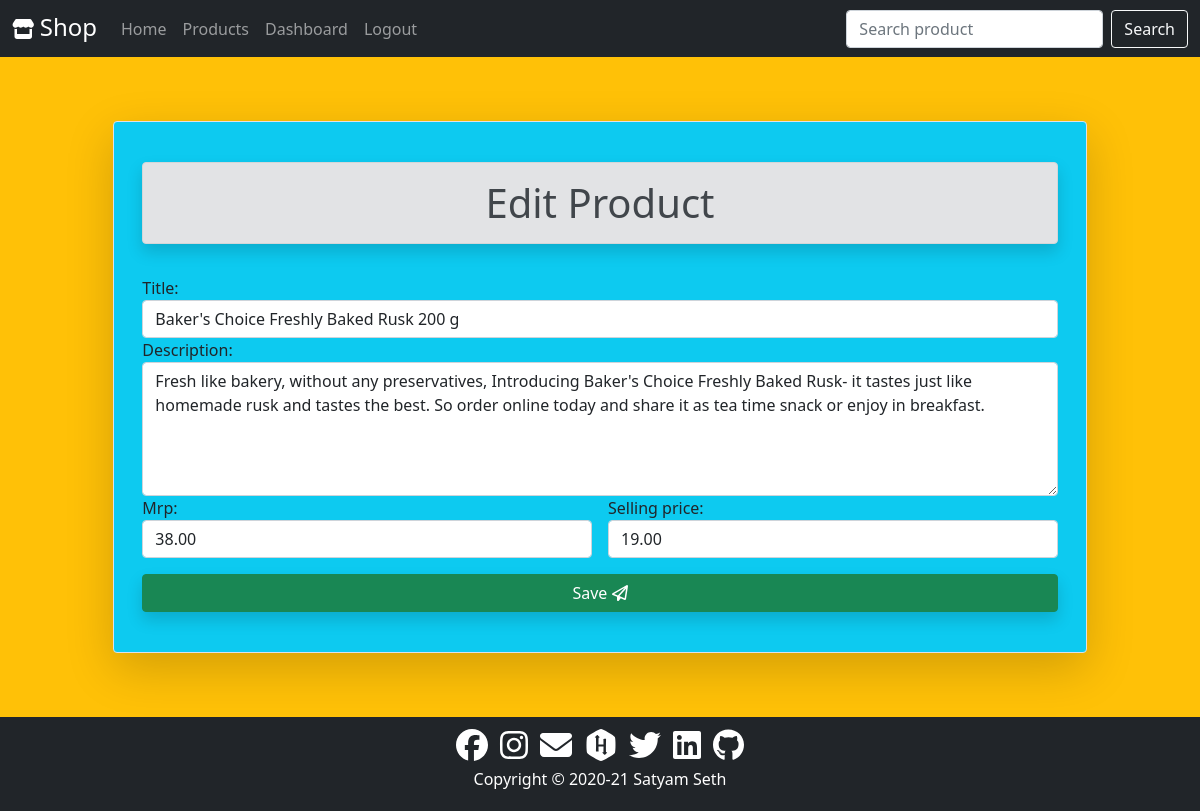
/product/edit/2/ (signed in), run on the app's committed database.
### product/models.py (models this page shows, shortened)
class Product(models.Model):
    seller=models.ForeignKey(User,on_delete=models.CASCADE)
    title=models.CharField(max_length=50)
    date=models.DateField()
    description=models.TextField(max_length=500)
    mrp=models.DecimalField(decimal_places=2,max_digits=7)
    selling_price=models.DecimalField(decimal_places=2,max_digits=10)
    location=models.CharField(max_length=50)

### product/views.py (the view)
# urls.py: path('edit/<int:pk>/',views.ProductUpdateView.as_view(),name='edit'),
@method_decorator(user_passes_test(lambda u: Group.objects.get(name='seller') in u.groups.all()),name='dispatch')
class ProductUpdateView(UpdateView):
    model=Product
    form_class=ProductForm
    template_name='product/edit.html'
    success_url='/dashboard/'

### product/forms.py
class ProductForm(forms.ModelForm):
    class Meta:
        model=Product
        exclude=('seller','date','location')
        widgets={
            'title':forms.TextInput(attrs={'class':'form-control','placeholder':'enter product title'}),
            'description':forms.Textarea(attrs={'class':'form-control','placeholder':'enter product description','rows':5}),
            'mrp':forms.NumberInput(attrs={'class':'form-control','min':'0','max':'1000000','placeholder':'enter product mrp'}),
            'selling_price':forms.NumberInput(attrs={'class':'form-control','min':'0','max':'1000000','placeholder':'enter product selling price'})
        }

### product/templates/product/edit.html (shortened to what this page needs)
{% extends 'core/base.html' %}
{% block content %}
<div class="container-fluid bg-warning">
    <div class="row py-3 px-3">
        <div class="col-md-10 offset-md-1 border rounded shadow-lg bg-info my-5 py-4">
            <div class="h1 alert alert-secondary text-center m-3 shadow">Edit Product</div>
            <form method="POST" class="p-3">
                <div class="row g-3">
                    <div class="col-md-12">
                        {{form.title.label_tag}}
                        {{form.title}}
                    </div>
                </div>
                <div class="row g-3">
                    <div class="col-md-12">
                        {{form.description.label_tag}}
                        {{form.description}}
                    </div>
                </div>
                <div class="row g-3">
                    <div class="col-md-6">
                        {{form.mrp.label_tag}}
                        {{form.mrp}}
                    </div>
                    <div class="col-md-6">
                        {{form.selling_price.label_tag}}
                        {{form.selling_price}}
                    </div>
                </div>
                <div class="text-center mt-3 d-grid">
                    <button type="submit" class="btn btn-success shadow">Save
                        <i class="far fa-paper-plane"></i></button>
                </div>
            </form>
        </div>
    </div>
</div>
{% endblock content %}

### data on the page
Product: title "Baker's Choice Freshly Baked Rusk 200 g", description "Fresh like bakery, without any preservatives, Introducing Baker's Choice Freshly Baked Rusk- it tastes just like homemade rusk and tastes the best. So order online today and share it as tea time snack or enjoy in breakfast.", mrp "38.00", selling_price "19.00"
